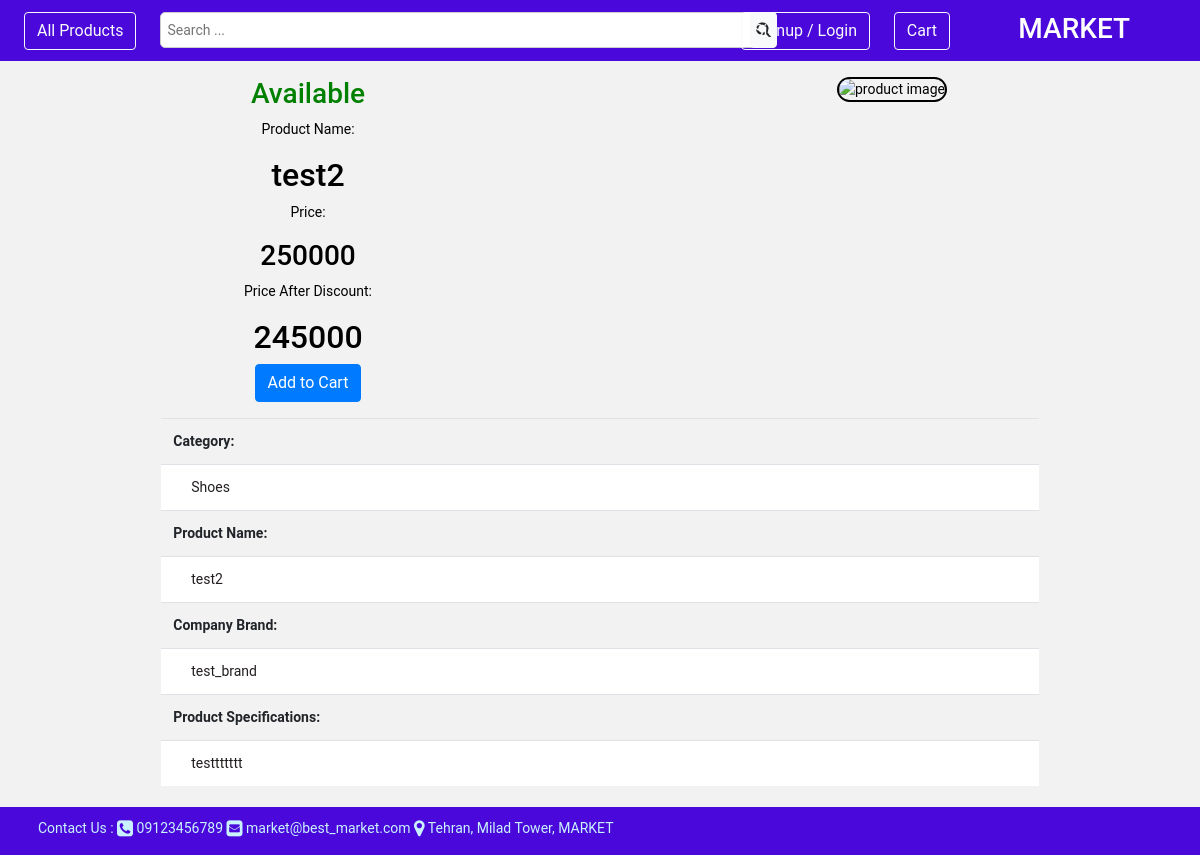
Before: /product/8 with the older database file.
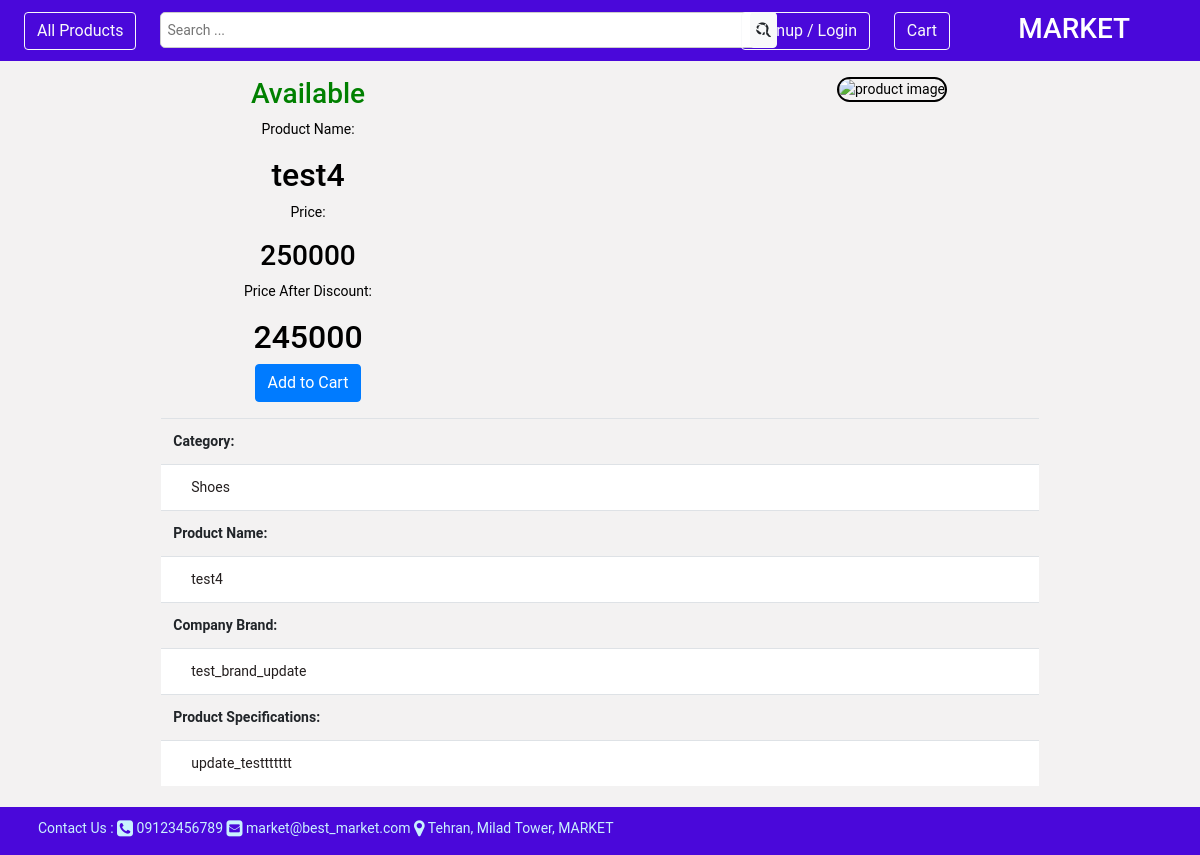
After: the same page with the newer database file.
### product/models.py (models this page shows, shortened)
class Product(BaseModel):
    name = models.CharField(verbose_name=_('english name'), max_length=50, help_text=_('enter name in english'),
                            null=False, blank=False)
    name_fa = models.CharField(verbose_name=_('farsi name'), max_length=50, help_text=_('enter name in farsi'),
                               null=True, blank=True)
    company_brand = models.CharField(verbose_name=_('english company brand'), max_length=30,
                                     help_text='enter company brand name in english', null=False, blank=False)
    company_brand_fa = models.CharField(verbose_name=_('farsi company brand'), max_length=30,
                                        help_text='enter company brand name in farsi', null=True, blank=True)
    category = models.ForeignKey(Category, verbose_name=_('category'), help_text=_('specify category'),
                                 on_delete=models.RESTRICT, null=False, blank=False)
    discount = models.ForeignKey(Discount, verbose_name=_('discount'), help_text=_('specify discount'),
                                 null=False, blank=False, on_delete=models.SET(0))
    price = models.IntegerField(verbose_name=_('price'), help_text=_('enter price'), null=False, blank=False)
    inventory = models.IntegerField(verbose_name=_('inventory'), help_text=_('specify product inventory'),
                                    null=False, blank=False)
    image = models.FileField(verbose_name=_('product image'), help_text=_('upload image of product'), null=True,
                             blank=True, upload_to='product/images/')
    specifications = models.CharField(verbose_name=_('english product specifications'), null=True, blank=True,
                                      help_text=_('enter product specifications in english'), max_length=100)
    specifications_fa = models.CharField(verbose_name=_('farsi product specifications'), null=True, blank=True,
                                         help_text=_('enter product specifications in farsi'), max_length=100)
    def calculate_final_price(self):
        final_price = self.price
        if self.discount.specify_discount_status() == 'Active':
            if self.discount.type == '$':
                final_price = self.price - self.discount.value
            elif self.discount.type == '%':
                if self.discount.value != 0:
                    final_price = self.price - ((self.discount.value / 100) * self.price)
                else:
                    pass
        return final_price
    def inventory_status(self):
        if self.inventory > 0:
            status = _('Available')
        else:
            status = _('Unavailable')
        return status

class Discount(BaseModel):
    type = models.CharField(verbose_name=_('discount type'), help_text=_('specify type of discount'), null=False,
                            blank=False, choices=[('%', _('percent')), ('$', _('cash'))], max_length=15)
    value = models.IntegerField(verbose_name=_('discount value'), help_text=_('specify discount value'), null=True,
                                blank=True, default=0,
                                )
    max_value = models.IntegerField(verbose_name=_('maximum value'), help_text=_('specify maximum value'),
                                    null=True, blank=True)
    start_time = models.DateField(verbose_name=_('discount start time'),
                                  help_text=_('specify start time'), null=False, blank=False)
    expire_time = models.DateField(verbose_name=_('discount expire time'),
                                   help_text=_('specify expire time'), null=False, blank=False)
    def specify_discount_status(self):
        if datetime.now().date() > self.expire_time:
            status = 'Expired'
        elif datetime.now().date() < self.start_time:
            status = 'Waiting'
        else:
            status = 'Active'
        return status

class Category(BaseModel):
    name = models.CharField(verbose_name=_('english name'), max_length=30, help_text=_('enter name in english'),
                            null=False, blank=False)
    name_fa = models.CharField(verbose_name=_('farsi name'), max_length=30, help_text=_('enter name in farsi'),
                               null=False, blank=False)
    ref_category = models.ForeignKey('self', verbose_name=_('parent category'), help_text=_('specify parent category'),
                                     null=True, blank=True, on_delete=models.SET_NULL)
    image = models.FileField(verbose_name=_('category image'), help_text=_('upload image of category'), null=True,
                             blank=True, upload_to='product/category/images/')
    level = models.IntegerField(verbose_name=_('category level'), help_text=_('specify level of self relation'),
                                null=True, blank=True, default=0, editable=False)

### product/views.py (the view)
# urls.py: path('<int:pk>', ProductDetailsView.as_view(), name='product_details'),
class ProductDetailsView(generic.DetailView):
    template_name = 'product/detail.html'
    model = Product
    context_object_name = 'product_details'

### core/models.py (called while the page is built)
    def get_queryset(self):
        return super().get_queryset().filter(deleted=False)

### templates/product/detail.html (shortened to what this page needs)
{% extends "base.html" %}
{% load i18n %}
{% load static %}
{% block content %}
    <div id="content-main" class="container-fluid text-center">
        <div id="product-overview" class="row p-3">
            <div id="product-info" class="col-6">
                <h3 style="color: green">{{ product_details.inventory_status }}</h3>
                <p>{% translate 'Product Name:' %}</p>
                <h2>{{ product_details.name }}</h2>
                <p>{% translate 'Price:' %}</p>
                <h3>{{ product_details.price }}</h3>
                <p>{% translate 'Price After Discount:' %}</p>
                <h2>{{ product_details.calculate_final_price }}</h2>
                <button class="btn btn-primary">Add to Cart</button>
            </div>
            <div id="product-image" class="col-6">
                <img src="/static/{{ product_details.image }}" alt="product image" width="400px"
                     style="border: 2px solid black; border-radius: 15px">
            </div>
        </div>
        <table id="product-detail" class="table text-left w-75 m-auto">
            <tr>
                <th>
                    {% translate 'Category:' %}
                </th>
            </tr>
            <tr>
                <td style="padding-left: 30px; color: #231e1e; background: white">{{ product_details.category.name }}</td>
            </tr>
            <tr>
                <th>
                    {% translate 'Product Name:' %}
                </th>
            </tr>
            <tr>
                <td style="padding-left: 30px; color: #231e1e; background: white">{{ product_details.name }}</td>
            </tr>
            <tr>
                <th>
                    {% translate 'Company Brand:' %}
                </th>
            </tr>
            <tr>
                <td style="padding-left: 30px; color: #231e1e; background: white">{{ product_details.company_brand }}</td>
            </tr>
            <tr>
                <th>
                    {% translate 'Product Specifications:' %}
                </th>
            </tr>
            <tr>
                <td style="padding-left: 30px; color: #231e1e; background: white">{{ product_details.specifications }}</td>
            </tr>
        </table>
        <br>
    </div>
{% endblock %}

Changed rows visible on the page:
changed Product "Available": name "test2" → "test4"; company_brand "test_brand" → "test_brand_update"; specifications "testtttttt" → "update_testtttttt"
